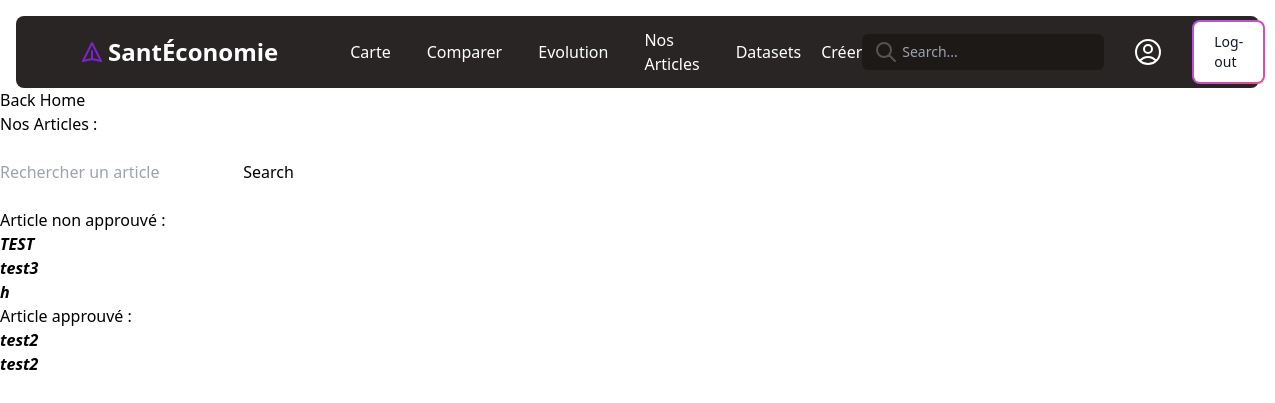
The app's page /nos-article.php (signed in) with its own data.
### tables this page shows
CREATE TABLE IF NOT EXISTS `sourcer` (
  `id_article` int(255) NOT NULL AUTO_INCREMENT,
  `id_users` int(255) NOT NULL,
  `auteur` varchar(100) NOT NULL,
  `Pays` varchar(100) NOT NULL,
  `Titre` varchar(100) NOT NULL,
  `article` text NOT NULL,
  `approuve` tinyint(1) NOT NULL,
  PRIMARY KEY (`id_article`),
  KEY `id_users` (`id_users`)
);

### nos-article.php (the view, shortened to what this page needs)
<!DOCTYPE html>
<html lang="fr">
<head>
   <link rel="stylesheet" type="text/css" href="site.css" />
   <script src="https://cdn.tailwindcss.com"></script>
</head>
<body>
   <nav class="bg-stone-800 text-white px-6 rounded-lg mt-4 mx-4">
      <div class="flex items-center justify-between">
         <div class="flex space-x-4">
            <div class="mx-8">
               <a href=" index.php" class="flex items-center py-5 px-2  hover:text-stone-400">
                  <svg class="h-6 w-6 mr-1 text-purple-700" xmlns="http://www.w3.org/2000/svg" fill="none"
                     viewBox="0 0 24 24" stroke="currentColor">
                     <path stroke-linecap="round" stroke-linejoin="round" stroke-width="2"
                        d="M12 19l9 2-9-18-9 18 9-2zm0 0v-8" />
                  </svg>
                  <span class="text-2xl font-bold">SantÉconomie</span>
               </a>
            </div>
            <div class="hidden md:flex items-center space-x-1">
               <a href="testmap.php" class="px-4 py-2">Carte</a>
               <a href="comparaison2.php" class="px-4 py-2">Comparer</a>
               <a href="evolutiontest.php" class="px-4 py-2">Evolution</a>
               <a href="nos-article.php" class="px-4 py-2">Nos Articles</a>
               <a href="datasets.php" class="px-4 py-2">Datasets</a>
               <?php
               if (!isset($_SESSION['client'])) {
               } else {
                  echo '<a href="create.php" class="mx-2">Créer</a>';
               } ?>
            </div>
         </div>
         <div class="hidden md:flex items-center space-x-1">
            <form method="GET" action="recherche.php">
               <div class="relative text-stone-600 focus-within:text-stone-400">
                  <span class="absolute inset-y-0 left-0 flex items-center pl-2">
                     <button type="submit" class="p-1 focus:outline-none focus:shadow-outline">
                        <svg fill="none" stroke="currentColor" stroke-linecap="round" stroke-linejoin="round"
                           stroke-width="2" viewBox="0 0 24 24" class="w-6 h-6">
                           <path d="M21 21l-6-6m2-5a7 7 0 11-14 0 7 7 0 0114 0z"></path>
                        </svg>
                     </button>
                  </span>
                  <input type="search" name="q"
                     class="py-2 text-sm text-white bg-stone-900 rounded-md pl-10 focus:outline-none focus:bg-stone-700 focus:text-white"
                     placeholder="Search..." autocomplete="off">
               </div>
            </form>
            <?php
            if (!isset($_SESSION['client'])) {
               echo '
               <a href="sign-in.php" class="flex items-center py-5 px-4">Sign-in
               <svg class="h-6 w-6 ml-2" xmlns="http://www.w3.org/2000/svg" fill="none" viewBox="0 0 24 24"
                  stroke-width="1.5" stroke="currentColor" class="w-6 h-6">
                  <path stroke-linecap="round" stroke-linejoin="round"
                     d="M17.982 18.725A7.488 7.488 0 0012 15.75a7.488 7.488 0 00-5.982 2.975m11.963 0a9 9 0 10-11.963 0m11.963 0A8.966 8.966 0 0112 21a8.966 8.966 0 01-5.982-2.275M15 9.75a3 3 0 11-6 0 3 3 0 016 0z" />
               </svg>
               </a>
               <a href="sign-up.php"
               class="relative inline-flex items-center justify-center p-0.5 mr-2 overflow-hidden text-sm font-medium text-gray-900 rounded-lg group bg-gradient-to-br from-purple-500 to-pink-500 group-hover:from-purple-500 group-hover:to-pink-500 hover:text-white dark:text-white focus:ring-4 focus:outline-none focus:ring-purple-200 dark:focus:ring-purple-800">
               <span
                  class="relative px-5 py-2.5 transition-all ease-in duration-75 bg-white dark:bg-gray-900 rounded-md group-hover:bg-opacity-0">
                  Sign-up
               </span>
            </a>';
            } else {
               echo '<a href="profil.php" class="mx-4"><svg class="h-8 w-8 mx-6" xmlns="http://www.w3.org/2000/svg" fill="none" viewBox="0 0 24 24"
                  stroke-width="1.5" stroke="currentColor" class="w-6 h-6">
                  <path stroke-linecap="round" stroke-linejoin="round"
                     d="M17.982 18.725A7.488 7.488 0 0012 15.75a7.488 7.488 0 00-5.982 2.975m11.963 0a9 9 0 10-11.963 0m11.963 0A8.966 8.966 0 0112 21a8.966 8.966 0 01-5.982-2.275M15 9.75a3 3 0 11-6 0 3 3 0 016 0z" />
               </svg></a>';
               echo '<a href="deconnexion.php" class="relative inline-flex items-center justify-center p-0.5 mr-2 overflow-hidden text-sm font-medium text-gray-900 rounded-lg group bg-gradient-to-br from-purple-500 to-pink-500 group-hover:from-purple-500 group-hover:to-pink-500 hover:text-white dark:text-white focus:ring-4 focus:outline-none focus:ring-purple-200 dark:focus:ring-purple-800">
               <span
                  class="relative px-5 py-2.5 transition-all ease-in duration-75 bg-white dark:bg-gray-900 rounded-md group-hover:bg-opacity-0">
                  Log-out
               </span></a>';
            }
            ?>
         </div>
      </div>
   </nav>
   <a href="index.php" class="btn btn-secondary">Back Home</a>
   <br />
   <h2>Nos Articles : </h2>
   <br />
   <form class="d-flex" method="GET" action="nos-article.php">
      <input class="form-group me-2" name="rech" type="search" placeholder="Rechercher un article">
      <button class="btn btn-secondary" type="submit">Search</button>
   </form>
   <br />
   <?php
   $bdd =  getBD();
   if (isset($_SESSION['client']) and  $_SESSION['client']['admin'] == "oui") {
      if (isset($_GET['rech']) and !empty($_GET['rech'])) {
         $rech = htmlspecialchars($_GET['rech']);
         $Rart = $bdd->query('SELECT * FROM sourcer where Pays LIKE "%' . $rech . '%" ');
         if ($Rart->rowCount() > 0 and (!empty($Rart))) {
            while ($affart = $Rart->fetch()) {
               echo "<ul><li><a href ='article.php?id_article=" . $affart['id_article'] . "'><em><strong>" . $affart['Titre'] . "</em></strong></a></li></ul>";
            }
            $Rart->closeCursor();
         } else {
            echo "<p>Aucun article ne correspond à votre recherche</p>";
         }
      } else {
         $rep = $bdd->query('select id_article,titre from sourcer WHERE approuve = 0');
         echo "<h3> Article non approuvé :</h3>";
         while ($ligne = $rep->fetch()) {
            echo "<ul><li><a href ='article.php?id_article=" . $ligne['id_article'] . "'><em><strong>" . $ligne['titre'] . "</em></strong></a></li></ul>";
         }
         $rep2 = $bdd->query('select id_article,titre from sourcer where approuve = 1');
         echo "<h3> Article approuvé : </h3>";
         while ($ligne2 = $rep2->fetch()) {
            echo "<ul><li><a href ='article.php?id_article=" . $ligne2['id_article'] . "'><em><strong>" . $ligne2['titre'] . "</strong></em></a></li></ul>";
         }
      }
   }
   ?>
</body>
</html>

### site.css (style rules this page uses)
html { line-height: 1.5; -webkit-text-size-adjust: 100%; -moz-tab-size: 4; -o-tab-size: 4; tab-size: 4; font-family: ui-sans-serif, system-ui, -apple-system, BlinkMacSystemFont, "Segoe UI", Roboto, "Helvetica Neue", Arial, "Noto Sans", sans-serif, "Apple Color Emoji", "Segoe UI Emoji", "Segoe UI Symbol", "Noto Color Emoji"; font-feature-settings: normal; }
body { margin: 0; line-height: inherit; }
h1, h2, h3, h4, h5, h6 { font-size: inherit; font-weight: inherit; }
a { color: inherit; text-decoration: inherit; }
b, strong { font-weight: bolder; }
button, input, optgroup, select, textarea { font-family: inherit; font-size: 100%; font-weight: inherit; line-height: inherit; color: inherit; margin: 0; padding: 0; }
button, select { text-transform: none; }
button, [type='button'], [type='reset'], [type='submit'] { -webkit-appearance: button; background-color: transparent; background-image: none; }
[type='search'] { -webkit-appearance: textfield; outline-offset: -2px; }
blockquote, dl, dd, h1, h2, h3, h4, h5, h6, hr, figure, p, pre { margin: 0; }
ol, ul, menu { list-style: none; margin: 0; padding: 0; }
input::placeholder, textarea::placeholder { opacity: 1; color: #9ca3af; }
button, [role="button"] { cursor: pointer; }
img, svg, video, canvas, audio, iframe, embed, object { display: block; vertical-align: middle; }
.absolute { position: absolute; }
.relative { position: relative; }
.mx-2 { margin-left: 0.5rem; margin-right: 0.5rem; }
.mx-4 { margin-left: 1rem; margin-right: 1rem; }
.mt-4 { margin-top: 1rem; }
.flex { display: flex; }
.hidden { display: none; }
.items-center { align-items: center; }
.justify-center { justify-content: center; }
.justify-between { justify-content: space-between; }
.rounded-lg { border-radius: 0.5rem; }
.rounded-md { border-radius: 0.375rem; }
.bg-white { --tw-bg-opacity: 1; background-color: rgb(255 255 255 / var(--tw-bg-opacity)); }
.p-1 { padding: 0.25rem; }
.px-4 { padding-left: 1rem; padding-right: 1rem; }
.px-6 { padding-left: 1.5rem; padding-right: 1.5rem; }
.py-2 { padding-top: 0.5rem; padding-bottom: 0.5rem; }
.text-2xl { font-size: 1.5rem; line-height: 2rem; }
.font-bold { font-weight: 700; }
.text-gray-900 { --tw-text-opacity: 1; color: rgb(17 24 39 / var(--tw-text-opacity)); }
.text-white { --tw-text-opacity: 1; color: rgb(255 255 255 / var(--tw-text-opacity)); }
@media (min-width: 768px) { .md\:flex { display: flex; } }

### records on screen
sourcer: Titre "TEST"
sourcer: Titre "test3"
sourcer: Titre "h"
sourcer: Titre "test2"
sourcer: Titre "test2"
